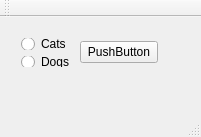
<?xml version="1.0" encoding="UTF-8"?>
<ui version="4.0">
 <class>MainWindow</class>
 <widget class="QMainWindow" name="MainWindow">
  <property name="geometry">
   <rect>
    <x>0</x>
    <y>0</y>
    <width>201</width>
    <height>137</height>
   </rect>
  </property>
  <property name="windowTitle">
   <string>MainWindow</string>
  </property>
  <widget class="QWidget" name="centralWidget">
   <widget class="QWidget" name="">
    <property name="geometry">
     <rect>
      <x>10</x>
      <y>10</y>
      <width>159</width>
      <height>51</height>
     </rect>
    </property>
    <layout class="QHBoxLayout" name="horizontalLayout">
     <item>
      <layout class="QVBoxLayout" name="verticalLayout">
       <item>
        <widget class="QRadioButton" name="radioButton">
         <property name="text">
          <string>Cats</string>
         </property>
        </widget>
       </item>
       <item>
        <widget class="QRadioButton" name="radioButton_2">
         <property name="text">
          <string>Dogs</string>
         </property>
        </widget>
       </item>
      </layout>
     </item>
     <item>
      <widget class="QPushButton" name="pushButton">
       <property name="text">
        <string>PushButton</string>
       </property>
      </widget>
     </item>
    </layout>
   </widget>
  </widget>
  <widget class="QMenuBar" name="menuBar">
   <property name="geometry">
    <rect>
     <x>0</x>
     <y>0</y>
     <width>201</width>
     <height>26</height>
    </rect>
   </property>
  </widget>
  <widget class="QToolBar" name="mainToolBar">
   <attribute name="toolBarArea">
    <enum>TopToolBarArea</enum>
   </attribute>
   <attribute name="toolBarBreak">
    <bool>false</bool>
   </attribute>
  </widget>
  <widget class="QStatusBar" name="statusBar"/>
 </widget>
 <layoutdefault spacing="6" margin="11"/>
 <resources/>
 <connections/>
</ui>
